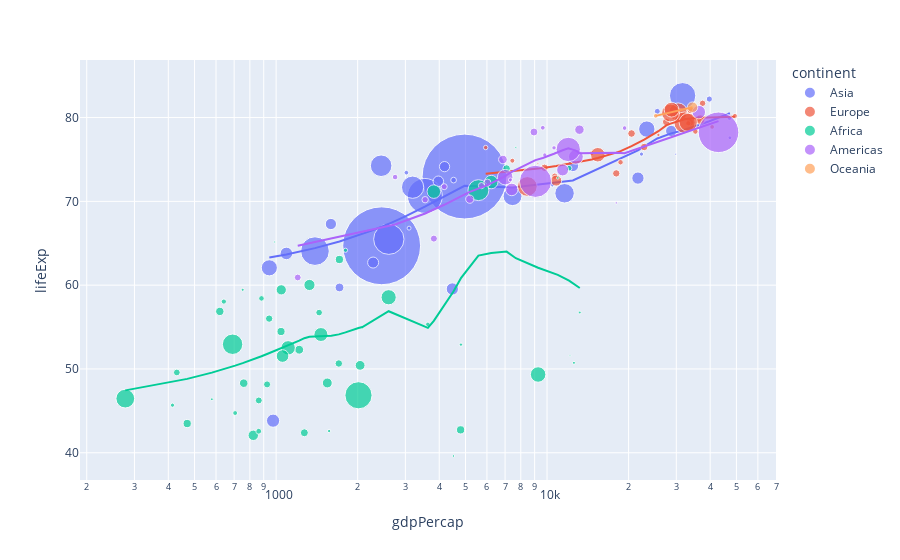

This figure's notebook cell:
### Code cell
# trendline option을 통해 triendline을 알 수 있음
# size를 string으로 지정하면 해당 변수로 marker의 크기를 조정할 수 있음
fig = px.scatter(gap_minder_2007, x='gdpPercap', y="lifeExp", size='pop', color='continent', hover_name='country',
                 log_x=True, size_max=60, trendline='lowess')
fig.show()

### Figure 1 — Plotly figure (JSON) as saved in the notebook; plotly's stock layout.template omitted (floating-point values rounded to 4 significant figures)
{"data": [{"hovertemplate": "<b>%{hovertext}</b><br><br>continent=Asia<br>gdpPercap=%{x}<br>lifeExp=%{y}<br>pop=%{marker.size}<extra></extra>", "hovertext": ["Afghanistan", "Bahrain", "Bangladesh", "Cambodia", "China", "Hong Kong, China", "India", "Indonesia", "Iran", "Iraq", "Israel", "Japan", "Jordan", "Korea, Dem. Rep.", "Korea, Rep.", "Kuwait", "Lebanon", "Malaysia", "Mongolia", "Myanmar", "Nepal", "Oman", "Pakistan", "Philippines", "Saudi Arabia", "Singapore", "Sri Lanka", "Syria", "Taiwan", "Thailand", "Vietnam", "West Bank and Gaza", "Yemen, Rep."], "legendgroup": "Asia", "marker": {"color": "#636efa", "size": [31889923, 708573, 150448339, 14131858, 1318683096, 6980412, 1110396331, 223547000, 69453570, 27499638, 6426679, 127467972, 6053193, 23301725, 49044790, 2505559, 3921278, 24821286, 2874127, 47761980, 28901790, 3204897, 169270617, 91077287, 27601038, 4553009, 20378239, 19314747, 23174294, 65068149, 85262356, 4018332, 22211743], "sizemode": "area", "sizeref": 366300.0, "symbol": "circle"}, "mode": "markers", "name": "Asia", "orientation": "v", "showlegend": true, "x": [974.6, 29800.0, 1391.0, 1714.0, 4959.0, 39720.0, 2452.0, 3541.0, 11610.0, 4471.0, 25520.0, 31660.0, 4519.0, 1593.0, 23350.0, 47310.0, 10460.0, 12450.0, 3096.0, 944.0, 1091.0, 22320.0, 2606.0, 3190.0, 21650.0, 47140.0, 3970.0, 4185.0, 28720.0, 7458.0, 2442.0, 3025.0, 2281.0], "xaxis": "x", "y": [43.83, 75.64, 64.06, 59.72, 72.96, 82.21, 64.7, 70.65, 70.96, 59.55, 80.75, 82.6, 72.53, 67.3, 78.62, 77.59, 71.99, 74.24, 66.8, 62.07, 63.78, 75.64, 65.48, 71.69, 72.78, 79.97, 72.4, 74.14, 78.4, 70.62, 74.25, 73.42, 62.7], "yaxis": "y", "type": "scatter"}, {"hovertemplate": "<b>LOWESS trendline</b><br><br>continent=Asia<br>gdpPercap=%{x}<br>lifeExp=%{y} <b>(trend)</b><extra></extra>", "legendgroup": "Asia", "marker": {"color": "#636efa", "symbol": "circle"}, "mode": "lines", "name": "Asia", "showlegend": false, "x": [944.0, 974.6, 1091.0, 1391.0, 1593.0, 1714.0, 2281.0, 2442.0, 2452.0, 2606.0, 3025.0, 3096.0, 3190.0, 3541.0, 3970.0, 4185.0, 4471.0, 4519.0, 4959.0, 7458.0, 10460.0, 11610.0, 12450.0, 21650.0, 22320.0, 23350.0, 25520.0, 28720.0, 29800.0, 31660.0, 39720.0, 47140.0, 47310.0], "xaxis": "x", "y": [63.29, 63.37, 63.67, 64.42, 64.92, 65.22, 66.57, 66.95, 66.97, 67.32, 68.26, 68.41, 68.62, 69.36, 70.22, 70.63, 71.14, 71.22, 71.85, 71.65, 72.24, 72.4, 72.49, 76.08, 76.33, 76.71, 77.5, 78.11, 78.23, 78.45, 79.56, 80.5, 80.52], "yaxis": "y", "type": "scatter"}, {"hovertemplate": "<b>%{hovertext}</b><br><br>continent=Europe<br>gdpPercap=%{x}<br>lifeExp=%{y}<br>pop=%{marker.size}<extra></extra>", "hovertext": ["Albania", "Austria", "Belgium", "Bosnia and Herzegovina", "Bulgaria", "Croatia", "Czech Republic", "Denmark", "Finland", "France", "Germany", "Greece", "Hungary", "Iceland", "Ireland", "Italy", "Montenegro", "Netherlands", "Norway", "Poland", "Portugal", "Romania", "Serbia", "Slovak Republic", "Slovenia", "Spain", "Sweden", "Switzerland", "Turkey", "United Kingdom"], "legendgroup": "Europe", "marker": {"color": "#EF553B", "size": [3600523, 8199783, 10392226, 4552198, 7322858, 4493312, 10228744, 5468120, 5238460, 61083916, 82400996, 10706290, 9956108, 301931, 4109086, 58147733, 684736, 16570613, 4627926, 38518241, 10642836, 22276056, 10150265, 5447502, 2009245, 40448191, 9031088, 7554661, 71158647, 60776238], "sizemode": "area", "sizeref": 366300.0, "symbol": "circle"}, "mode": "markers", "name": "Europe", "orientation": "v", "showlegend": true, "x": [5937.0, 36130.0, 33690.0, 7446.0, 10680.0, 14620.0, 22830.0, 35280.0, 33210.0, 30470.0, 32170.0, 27540.0, 18010.0, 36180.0, 40680.0, 28570.0, 9254.0, 36800.0, 49360.0, 15390.0, 20510.0, 10810.0, 9787.0, 18680.0, 25770.0, 28820.0, 33860.0, 37510.0, 8458.0, 33200.0], "xaxis": "x", "y": [76.42, 79.83, 79.44, 74.85, 73.0, 75.75, 76.49, 78.33, 79.31, 80.66, 79.41, 79.48, 73.34, 81.76, 78.89, 80.55, 74.54, 79.76, 80.2, 75.56, 78.1, 72.48, 74.0, 74.66, 77.93, 80.94, 80.88, 81.7, 71.78, 79.42], "yaxis": "y", "type": "scatter"}, {"hovertemplate": "<b>LOWESS trendline</b><br><br>continent=Europe<br>gdpPercap=%{x}<br>lifeExp=%{y} <b>(trend)</b><extra></extra>", "legendgroup": "Europe", "marker": {"color": "#EF553B", "symbol": "circle"}, "mode": "lines", "name": "Europe", "showlegend": false, "x": [5937.0, 7446.0, 8458.0, 9254.0, 9787.0, 10680.0, 10810.0, 14620.0, 15390.0, 18010.0, 18680.0, 20510.0, 22830.0, 25770.0, 27540.0, 28570.0, 28820.0, 30470.0, 32170.0, 33200.0, 33210.0, 33690.0, 33860.0, 35280.0, 36130.0, 36180.0, 36800.0, 37510.0, 40680.0, 49360.0], "xaxis": "x", "y": [73.3, 73.57, 73.75, 73.91, 74.01, 74.19, 74.21, 75.0, 75.18, 75.81, 75.99, 76.58, 77.37, 78.38, 79.07, 79.27, 79.31, 79.6, 79.79, 79.87, 79.87, 79.9, 79.91, 79.96, 79.97, 79.97, 79.97, 79.98, 80.02, 80.1], "yaxis": "y", "type": "scatter"}, {"hovertemplate": "<b>%{hovertext}</b><br><br>continent=Africa<br>gdpPercap=%{x}<br>lifeExp=%{y}<br>pop=%{marker.size}<extra></extra>", "hovertext": ["Algeria", "Angola", "Benin", "Botswana", "Burkina Faso", "Burundi", "Cameroon", "Central African Republic", "Chad", "Comoros", "Congo, Dem. Rep.", "Congo, Rep.", "Cote d'Ivoire", "Djibouti", "Egypt", "Equatorial Guinea", "Eritrea", "Ethiopia", "Gabon", "Gambia", "Ghana", "Guinea", "Guinea-Bissau", "Kenya", "Lesotho", "Liberia", "Libya", "Madagascar", "Malawi", "Mali", "Mauritania", "Mauritius", "Morocco", "Mozambique", "Namibia", "Niger", "Nigeria", "Reunion", "Rwanda", "Sao Tome and Principe", "Senegal", "Sierra Leone", "Somalia", "South Africa", "Sudan", "Swaziland", "Tanzania", "Togo", "Tunisia", "Uganda", "Zambia", "Zimbabwe"], "legendgroup": "Africa", "marker": {"color": "#00cc96", "size": [33333216, 12420476, 8078314, 1639131, 14326203, 8390505, 17696293, 4369038, 10238807, 710960, 64606759, 3800610, 18013409, 496374, 80264543, 551201, 4906585, 76511887, 1454867, 1688359, 22873338, 9947814, 1472041, 35610177, 2012649, 3193942, 6036914, 19167654, 13327079, 12031795, 3270065, 1250882, 33757175, 19951656, 2055080, 12894865, 135031164, 798094, 8860588, 199579, 12267493, 6144562, 9118773, 43997828, 42292929, 1133066, 38139640, 5701579, 10276158, 29170398, 11746035, 12311143], "sizemode": "area", "sizeref": 366300.0, "symbol": "circle"}, "mode": "markers", "name": "Africa", "orientation": "v", "showlegend": true, "x": [6223.0, 4797.0, 1441.0, 12570.0, 1217.0, 430.1, 2042.0, 706.0, 1704.0, 986.1, 277.6, 3633.0, 1545.0, 2082.0, 5581.0, 12150.0, 641.4, 690.8, 13210.0, 752.7, 1328.0, 942.7, 579.2, 1463.0, 1569.0, 414.5, 12060.0, 1045.0, 759.3, 1043.0, 1803.0, 10960.0, 3820.0, 823.7, 4811.0, 619.7, 2014.0, 7670.0, 863.1, 1598.0, 1712.0, 862.5, 926.1, 9270.0, 2602.0, 4513.0, 1107.0, 883.0, 7093.0, 1056.0, 1271.0, 469.7], "xaxis": "x", "y": [72.3, 42.73, 56.73, 50.73, 52.3, 49.58, 50.43, 44.74, 50.65, 65.15, 46.46, 55.32, 48.33, 54.79, 71.34, 51.58, 58.04, 52.95, 56.73, 59.45, 60.02, 56.01, 46.39, 54.11, 42.59, 45.68, 73.95, 59.44, 48.3, 54.47, 64.16, 72.8, 71.16, 42.08, 52.91, 56.87, 46.86, 76.44, 46.24, 65.53, 63.06, 42.57, 48.16, 49.34, 58.56, 39.61, 52.52, 58.42, 73.92, 51.54, 42.38, 43.49], "yaxis": "y", "type": "scatter"}, {"hovertemplate": "<b>LOWESS trendline</b><br><br>continent=Africa<br>gdpPercap=%{x}<br>lifeExp=%{y} <b>(trend)</b><extra></extra>", "legendgroup": "Africa", "marker": {"color": "#00cc96", "symbol": "circle"}, "mode": "lines", "name": "Africa", "showlegend": false, "x": [277.6, 414.5, 430.1, 469.7, 579.2, 619.7, 641.4, 690.8, 706.0, 752.7, 759.3, 823.7, 862.5, 863.1, 883.0, 926.1, 942.7, 986.1, 1043.0, 1045.0, 1056.0, 1107.0, 1217.0, 1271.0, 1328.0, 1441.0, 1463.0, 1545.0, 1569.0, 1598.0, 1704.0, 1712.0, 1803.0, 2014.0, 2042.0, 2082.0, 2602.0, 3633.0, 3820.0, 4513.0, 4797.0, 4811.0, 5581.0, 6223.0, 7093.0, 7670.0, 9270.0, 10960.0, 12060.0, 12150.0, 12570.0, 13210.0], "xaxis": "x", "y": [47.45, 48.43, 48.54, 48.81, 49.56, 49.83, 49.97, 50.3, 50.4, 50.7, 50.74, 51.15, 51.4, 51.4, 51.52, 51.78, 51.88, 52.14, 52.46, 52.48, 52.54, 52.82, 53.37, 53.67, 53.84, 53.89, 53.9, 53.95, 53.96, 53.97, 54.13, 54.14, 54.36, 54.89, 54.95, 55.0, 56.89, 54.9, 55.75, 59.25, 60.76, 60.83, 63.53, 63.83, 64.01, 63.22, 62.08, 61.23, 60.54, 60.47, 60.17, 59.66], "yaxis": "y", "type": "scatter"}, {"hovertemplate": "<b>%{hovertext}</b><br><br>continent=Americas<br>gdpPercap=%{x}<br>lifeExp=%{y}<br>pop=%{marker.size}<extra></extra>", "hovertext": ["Argentina", "Bolivia", "Brazil", "Canada", "Chile", "Colombia", "Costa Rica", "Cuba", "Dominican Republic", "Ecuador", "El Salvador", "Guatemala", "Haiti", "Honduras", "Jamaica", "Mexico", "Nicaragua", "Panama", "Paraguay", "Peru", "Puerto Rico", "Trinidad and Tobago", "United States", "Uruguay", "Venezuela"], "legendgroup": "Americas", "marker": {"color": "#ab63fa", "size": [40301927, 9119152, 190010647, 33390141, 16284741, 44227550, 4133884, 11416987, 9319622, 13755680, 6939688, 12572928, 8502814, 7483763, 2780132, 108700891, 5675356, 3242173, 6667147, 28674757, 3942491, 1056608, 301139947, 3447496, 26084662], "sizemode": "area", "sizeref": 366300.0, "symbol": "circle"}, "mode": "markers", "name": "Americas", "orientation": "v", "showlegend": true, "x": [12780.0, 3822.0, 9066.0, 36320.0, 13170.0, 7007.0, 9645.0, 8948.0, 6025.0, 6873.0, 5728.0, 5186.0, 1202.0, 3548.0, 7321.0, 11980.0, 2749.0, 9809.0, 4173.0, 7409.0, 19330.0, 18010.0, 42950.0, 10610.0, 11420.0], "xaxis": "x", "y": [75.32, 65.55, 72.39, 80.65, 78.55, 72.89, 78.78, 78.27, 72.23, 74.99, 71.88, 70.26, 60.92, 70.2, 72.57, 76.19, 72.9, 75.54, 71.75, 71.42, 78.75, 69.82, 78.24, 76.38, 73.75], "yaxis": "y", "type": "scatter"}, {"hovertemplate": "<b>LOWESS trendline</b><br><br>continent=Americas<br>gdpPercap=%{x}<br>lifeExp=%{y} <b>(trend)</b><extra></extra>", "legendgroup": "Americas", "marker": {"color": "#ab63fa", "symbol": "circle"}, "mode": "lines", "name": "Americas", "showlegend": false, "x": [1202.0, 2749.0, 3548.0, 3822.0, 4173.0, 5186.0, 5728.0, 6025.0, 6873.0, 7007.0, 7321.0, 7409.0, 8948.0, 9066.0, 9645.0, 9809.0, 10610.0, 11420.0, 11980.0, 12780.0, 13170.0, 18010.0, 19330.0, 36320.0, 42950.0], "xaxis": "x", "y": [64.7, 67.24, 68.55, 69.0, 69.59, 71.13, 71.64, 71.94, 72.86, 73.03, 73.41, 73.51, 74.83, 74.93, 75.18, 75.25, 75.68, 76.1, 76.32, 76.05, 75.73, 75.79, 75.76, 78.78, 79.57], "yaxis": "y", "type": "scatter"}, {"hovertemplate": "<b>%{hovertext}</b><br><br>continent=Oceania<br>gdpPercap=%{x}<br>lifeExp=%{y}<br>pop=%{marker.size}<extra></extra>", "hovertext": ["Australia", "New Zealand"], "legendgroup": "Oceania", "marker": {"color": "#FFA15A", "size": [20434176, 4115771], "sizemode": "area", "sizeref": 366300.0, "symbol": "circle"}, "mode": "markers", "name": "Oceania", "orientation": "v", "showlegend": true, "x": [34440.0, 25190.0], "xaxis": "x", "y": [81.23, 80.2], "yaxis": "y", "type": "scatter"}, {"hovertemplate": "<b>LOWESS trendline</b><br><br>continent=Oceania<br>gdpPercap=%{x}<br>lifeExp=%{y} <b>(trend)</b><extra></extra>", "legendgroup": "Oceania", "marker": {"color": "#FFA15A", "symbol": "circle"}, "mode": "lines", "name": "Oceania", "showlegend": false, "x": [25190.0, 34440.0], "xaxis": "x", "y": [80.2, 81.23], "yaxis": "y", "type": "scatter"}], "layout": {"xaxis": {"anchor": "y", "domain": [0.0, 1.0], "title": {"text": "gdpPercap"}, "type": "log"}, "yaxis": {"anchor": "x", "domain": [0.0, 1.0], "title": {"text": "lifeExp"}}, "legend": {"title": {"text": "continent"}, "tracegroupgap": 0, "itemsizing": "constant"}, "margin": {"t": 60}}}
